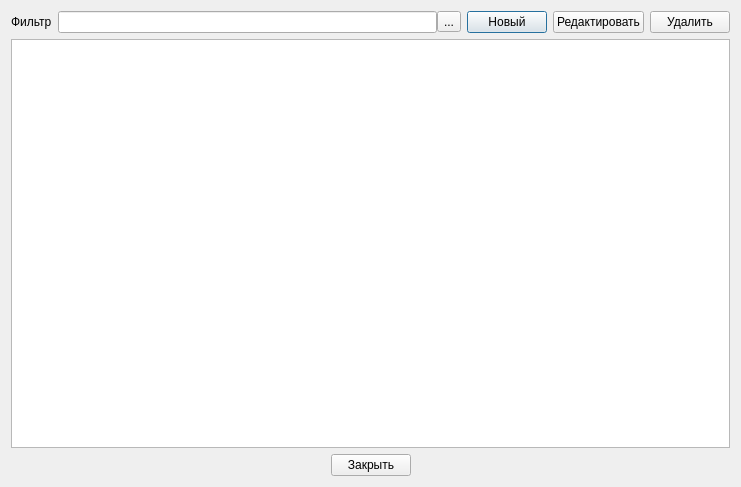
<?xml version="1.0" encoding="UTF-8"?>
<ui version="4.0">
 <class>SetterDlg</class>
 <widget class="QDialog" name="SetterDlg">
  <property name="geometry">
   <rect>
    <x>0</x>
    <y>0</y>
    <width>741</width>
    <height>487</height>
   </rect>
  </property>
  <property name="windowTitle">
   <string>Наборы</string>
  </property>
  <layout class="QVBoxLayout" name="verticalLayout">
   <item>
    <layout class="QHBoxLayout" name="horizontalLayout_2">
     <item>
      <widget class="QLabel" name="label">
       <property name="text">
        <string>Фильтр</string>
       </property>
      </widget>
     </item>
     <item>
      <layout class="QHBoxLayout" name="horizontalLayout">
       <property name="spacing">
        <number>0</number>
       </property>
       <item>
        <widget class="QLineEdit" name="leSearch"/>
       </item>
       <item>
        <widget class="QToolButton" name="tbSearch">
         <property name="text">
          <string>...</string>
         </property>
         <property name="icon">
          <iconset resource="resource.qrc">
           <normaloff>:/image/search.png</normaloff>:/image/search.png</iconset>
         </property>
        </widget>
       </item>
      </layout>
     </item>
     <item>
      <widget class="QPushButton" name="pbNew">
       <property name="text">
        <string>Новый</string>
       </property>
       <property name="icon">
        <iconset resource="resource.qrc">
         <normaloff>:/image/Add2.png</normaloff>:/image/Add2.png</iconset>
       </property>
       <property name="iconSize">
        <size>
         <width>24</width>
         <height>24</height>
        </size>
       </property>
      </widget>
     </item>
     <item>
      <widget class="QPushButton" name="pbEdit">
       <property name="text">
        <string>Редактировать</string>
       </property>
       <property name="icon">
        <iconset resource="resource.qrc">
         <normaloff>:/image/edit.png</normaloff>:/image/edit.png</iconset>
       </property>
       <property name="iconSize">
        <size>
         <width>24</width>
         <height>24</height>
        </size>
       </property>
      </widget>
     </item>
     <item>
      <widget class="QPushButton" name="pbDelete">
       <property name="text">
        <string>Удалить</string>
       </property>
       <property name="icon">
        <iconset resource="resource.qrc">
         <normaloff>:/image/cancel2.png</normaloff>:/image/cancel2.png</iconset>
       </property>
       <property name="iconSize">
        <size>
         <width>24</width>
         <height>24</height>
        </size>
       </property>
      </widget>
     </item>
    </layout>
   </item>
   <item>
    <widget class="QTableView" name="tableView">
     <property name="editTriggers">
      <set>QAbstractItemView::EditTrigger::NoEditTriggers</set>
     </property>
     <property name="alternatingRowColors">
      <bool>true</bool>
     </property>
     <property name="selectionMode">
      <enum>QAbstractItemView::SelectionMode::SingleSelection</enum>
     </property>
     <property name="selectionBehavior">
      <enum>QAbstractItemView::SelectionBehavior::SelectRows</enum>
     </property>
     <property name="sortingEnabled">
      <bool>false</bool>
     </property>
     <attribute name="horizontalHeaderStretchLastSection">
      <bool>true</bool>
     </attribute>
     <attribute name="verticalHeaderDefaultSectionSize">
      <number>24</number>
     </attribute>
    </widget>
   </item>
   <item>
    <layout class="QHBoxLayout" name="horizontalLayout_3">
     <item>
      <spacer name="horizontalSpacer">
       <property name="orientation">
        <enum>Qt::Orientation::Horizontal</enum>
       </property>
       <property name="sizeHint" stdset="0">
        <size>
         <width>40</width>
         <height>20</height>
        </size>
       </property>
      </spacer>
     </item>
     <item>
      <widget class="QPushButton" name="pbClose">
       <property name="text">
        <string>Закрыть</string>
       </property>
       <property name="icon">
        <iconset resource="resource.qrc">
         <normaloff>:/image/Exit.png</normaloff>:/image/Exit.png</iconset>
       </property>
       <property name="iconSize">
        <size>
         <width>24</width>
         <height>24</height>
        </size>
       </property>
      </widget>
     </item>
     <item>
      <spacer name="horizontalSpacer_2">
       <property name="orientation">
        <enum>Qt::Orientation::Horizontal</enum>
       </property>
       <property name="sizeHint" stdset="0">
        <size>
         <width>40</width>
         <height>20</height>
        </size>
       </property>
      </spacer>
     </item>
    </layout>
   </item>
  </layout>
 </widget>
 <resources>
  <include location="resource.qrc"/>
 </resources>
 <connections>
  <connection>
   <sender>pbClose</sender>
   <signal>clicked()</signal>
   <receiver>SetterDlg</receiver>
   <slot>reject()</slot>
   <hints>
    <hint type="sourcelabel">
     <x>319</x>
     <y>411</y>
    </hint>
    <hint type="destinationlabel">
     <x>370</x>
     <y>243</y>
    </hint>
   </hints>
  </connection>
 </connections>
</ui>
